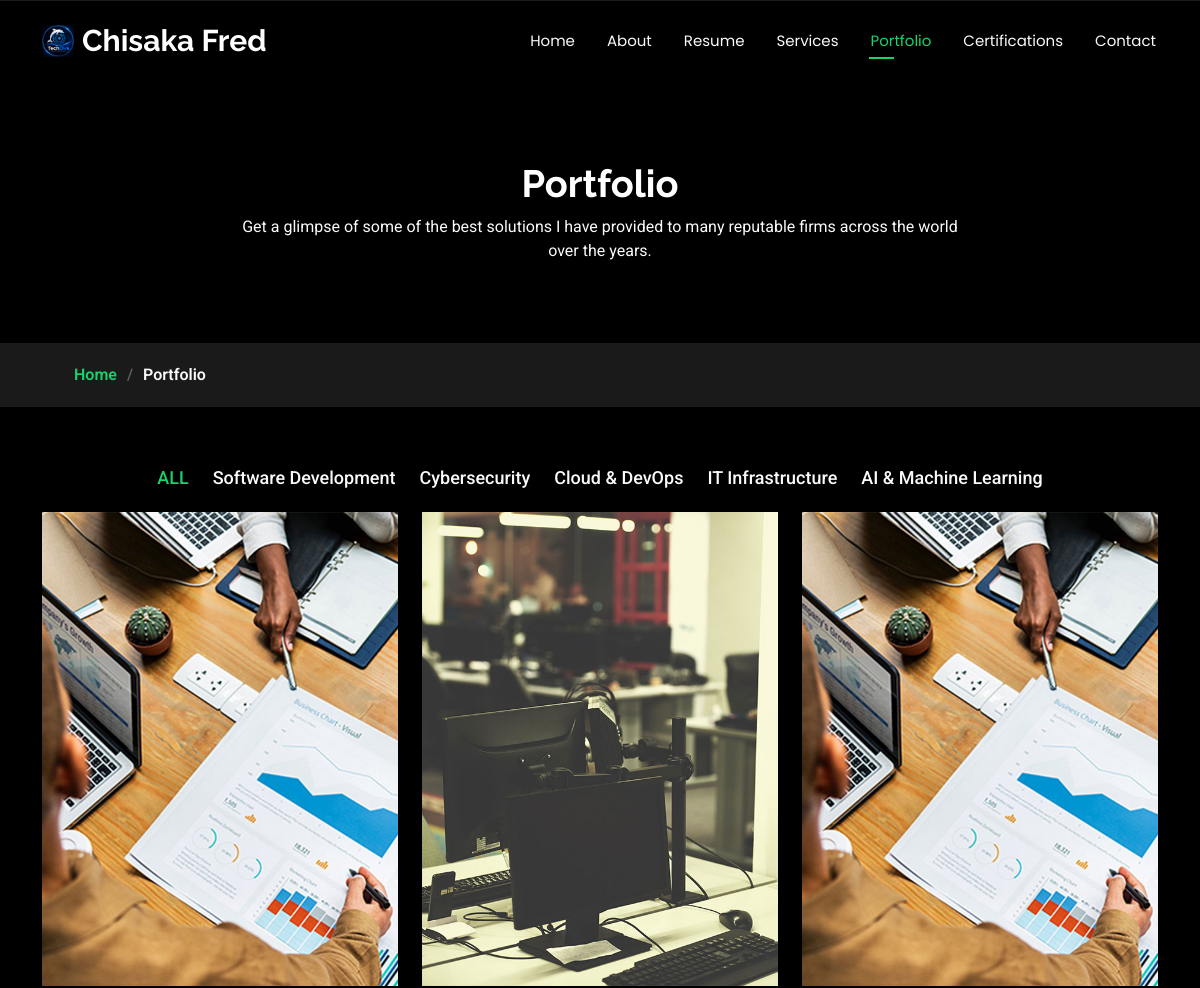
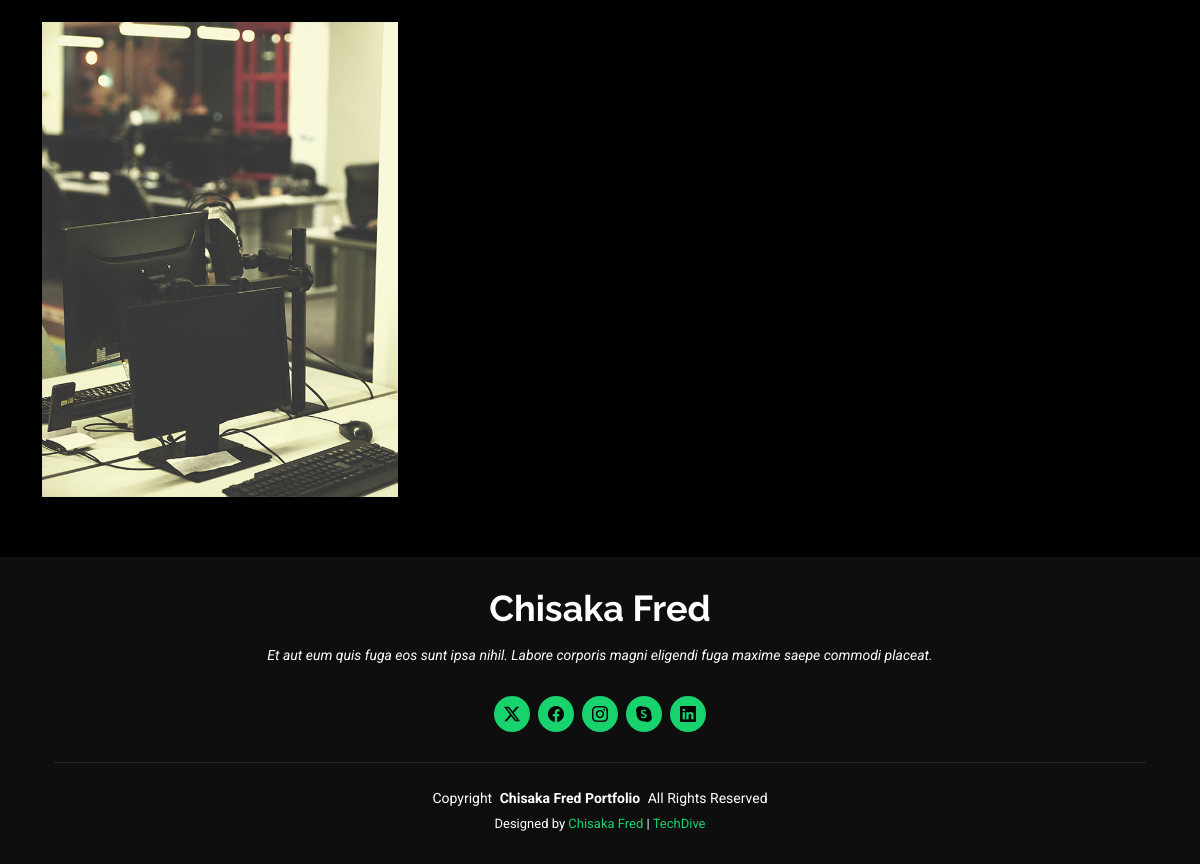
Screenshot of /portfolio.php with the database file from the repository (2 pictures, top to bottom).
### tables this page shows
CREATE TABLE `users` (
  `id` int(11) NOT NULL,
  `name` varchar(255) NOT NULL,
  `username` varchar(255) NOT NULL,
  `email` varchar(255) NOT NULL,
  `password` varchar(255) NOT NULL,
  `title` varchar(255) NOT NULL,
  `place` varchar(255) NOT NULL,
  `facebook` text NOT NULL,
  `x` text NOT NULL,
  `instagram` text NOT NULL,
  `youtube` text NOT NULL,
  `linkedin` text NOT NULL,
  `github` text NOT NULL,
  `slogan` text NOT NULL,
  `birthday` date NOT NULL,
  `website` text NOT NULL,
  `phone` text NOT NULL,
  `city` text NOT NULL,
  `age` text NOT NULL,
  `degree` text NOT NULL,
  `freelance` int(11) NOT NULL,
  `certification` text NOT NULL,
  `address` varchar(255) NOT NULL
);

CREATE TABLE `portfolio` (
  `id` int(11) NOT NULL,
  `title` varchar(255) NOT NULL,
  `category` varchar(255) NOT NULL,
  `client` varchar(255) NOT NULL,
  `project_date` date NOT NULL,
  `img` varchar(255) NOT NULL,
  `url` varchar(255) NOT NULL,
  `description` mediumtext NOT NULL,
  `technology` varchar(255) NOT NULL
);

CREATE TABLE `details` (
  `id` int(11) NOT NULL,
  `company` varchar(255) NOT NULL,
  `url` varchar(255) NOT NULL
);

### portfolio.php (the view, shortened to what this page needs)
<?php
include 'include/config.php';
$sql = "SELECT * FROM `users` WHERE `users`.`id` = 1";
$result = mysqli_query($conn, $sql);
$data = mysqli_fetch_assoc($result);
?>
<!DOCTYPE html>
<html lang="en">
<head>
  <link href="assets/vendor/bootstrap/css/bootstrap.min.css" rel="stylesheet">
  <link href="assets/vendor/bootstrap-icons/bootstrap-icons.css" rel="stylesheet">
  <link href="assets/vendor/aos/aos.css" rel="stylesheet">
  <link href="assets/vendor/swiper/swiper-bundle.min.css" rel="stylesheet">
  <link href="assets/vendor/glightbox/css/glightbox.min.css" rel="stylesheet">
  <link href="assets/css/main.css" rel="stylesheet">
  <link href="assets/css/custom.css" rel="stylesheet">
</head>
<body class="index-page">
  <header id="header" class="header d-flex align-items-center fixed-top">
    <div class="container-fluid container-xl position-relative d-flex align-items-center justify-content-between">
      <a href="index.php" class="logo d-flex align-items-center">
        <img src="assets/img/logo.png" alt="">
        <h1 class="sitename"><?=$data['name']?></h1>
      </a>
      <nav id="navmenu" class="navmenu">
        <ul>
          <li><a href="index.php">Home</a></li>
          <li><a href="about.php">About</a></li>
          <li><a href="resume.php">Resume</a></li>
          <li><a href="services.php">Services</a></li>
          <li><a href="portfolio.php" class="active">Portfolio</a></li>
          <li><a href="certifications.php">Certifications</a></li>
          <li><a href="contact.php">Contact</a></li>
        </ul>
      </nav>
    </div>
  </header>
  <main class="main">
    <div class="page-title" data-aos="fade">
      <div class="heading">
        <div class="container">
          <div class="row d-flex justify-content-center text-center">
            <div class="col-lg-8">
              <h1>Portfolio</h1>
              <p class="mb-0">Get a glimpse of some of the best solutions I have provided to many reputable firms across the world over the years.</p>
            </div>
          </div>
        </div>
      </div>
      <nav class="breadcrumbs">
        <div class="container">
          <ol>
            <li><a href="index.php">Home</a></li>
            <li class="current">Portfolio</li>
          </ol>
        </div>
      </nav>
    </div>
    <section id="portfolio" class="portfolio section">
      <div class="container">
        <div class="isotope-layout" data-default-filter="*" data-layout="masonry" data-sort="original-order">
          <ul class="portfolio-filters isotope-filters" data-aos="fade-up" data-aos-delay="100">
            <li data-filter="*" class="filter-active">ALL</li>
            <li data-filter=".filter-app">Software Development</li>
            <li data-filter=".filter-product">Cybersecurity</li>
            <li data-filter=".filter-branding">Cloud & DevOps</li>
            <li data-filter=".filter-books">IT Infrastructure</li>
            <li data-filter=".filter-books">AI & Machine Learning</li>
          </ul>
          <div class="row gy-4 isotope-container" data-aos="fade-up" data-aos-delay="200">
            <?php
            $portfolio = "SELECT * FROM `portfolio`";
            $portfolio_result = mysqli_query($conn, $portfolio);
            if($portfolio_result -> num_rows > 0){
              while($portfolio_data = $portfolio_result -> fetch_assoc()){
                ?>
                <div class="col-lg-4 col-md-6 portfolio-item isotope-item <?=$portfolio_data['category']?>">
                  <div class="portfolio-content h-100">
                    <img src="<?=$portfolio_data['img']?>" class="img-fluid" alt="">
                  </div>
                </div>
                <?php
              }
            }
            else{
              echo "No Portfolio Found.";
            }
            ?>
          </div>
        </div>
      </div>
    </section>
  </main>
  <footer id="footer" class="footer dark-background">
    <div class="container">
      <h3 class="sitename"><?=$data['name']?></h3>
      <p>Et aut eum quis fuga eos sunt ipsa nihil. Labore corporis magni eligendi fuga maxime saepe commodi placeat.</p>
      <div class="social-links d-flex justify-content-center">
        <a href=""><i class="bi bi-twitter-x"></i></a>
        <a href=""><i class="bi bi-facebook"></i></a>
        <a href=""><i class="bi bi-instagram"></i></a>
        <a href=""><i class="bi bi-skype"></i></a>
        <a href=""><i class="bi bi-linkedin"></i></a>
      </div>
      <div class="container">
        <div class="copyright">
          <span>Copyright</span> <strong class="px-1 sitename">Chisaka Fred Portfolio</strong> <span>All Rights Reserved</span>
        </div>
        <div class="credits">
          <?php
          $details = "SELECT * FROM `details` WHERE `details`.`id` = 1";
          $details_results = mysqli_query($conn, $details);
          $details_data = mysqli_fetch_assoc($details_results);
          ?>
          Designed by <a href="https://techdive.com/"><?=$data['name']?></a> | <a href="<?=$details_data['url'] ?>" target="_blank"><?= $details_data['company'] ?></a>
        </div>
      </div>
    </div>
  </footer>
</body>
</html>

### rows the page displays
users: name "Chisaka Fred"
portfolio: img (picture)
portfolio: img (picture)
portfolio: img (picture)
portfolio: img (picture)
details: company "TechDive"
